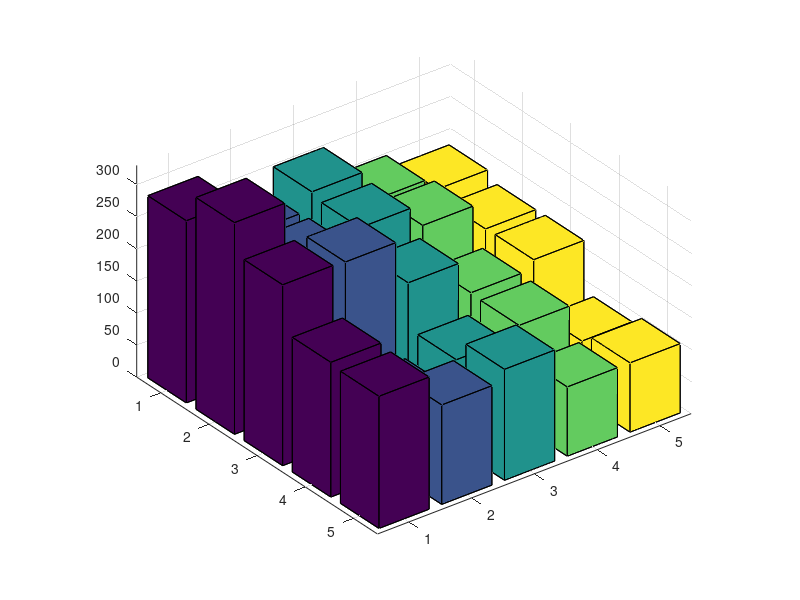
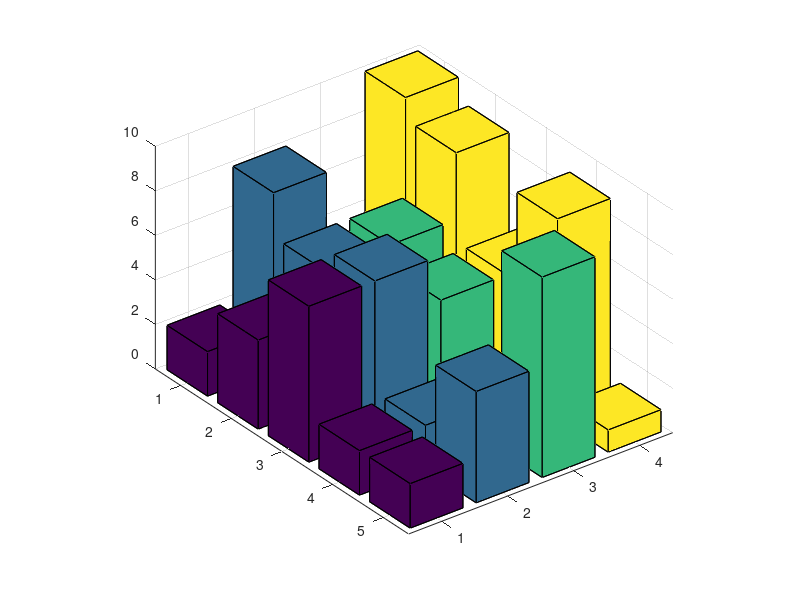
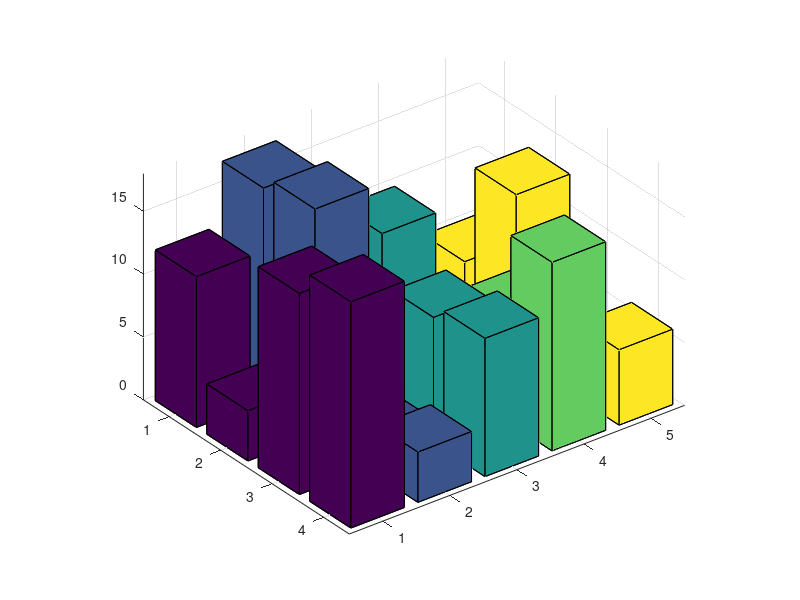

The MATLAB source for these figures, in order:
% Calculate multiplication of two matrices and plot all the matrix in 3D

X=round(10*rand(5,4));
Y=round(20*rand(4,5));

Z=X*Y;
figure(1);
bar3(Z);
figure(2);
bar3(X);
figure(3);
bar3(Y);